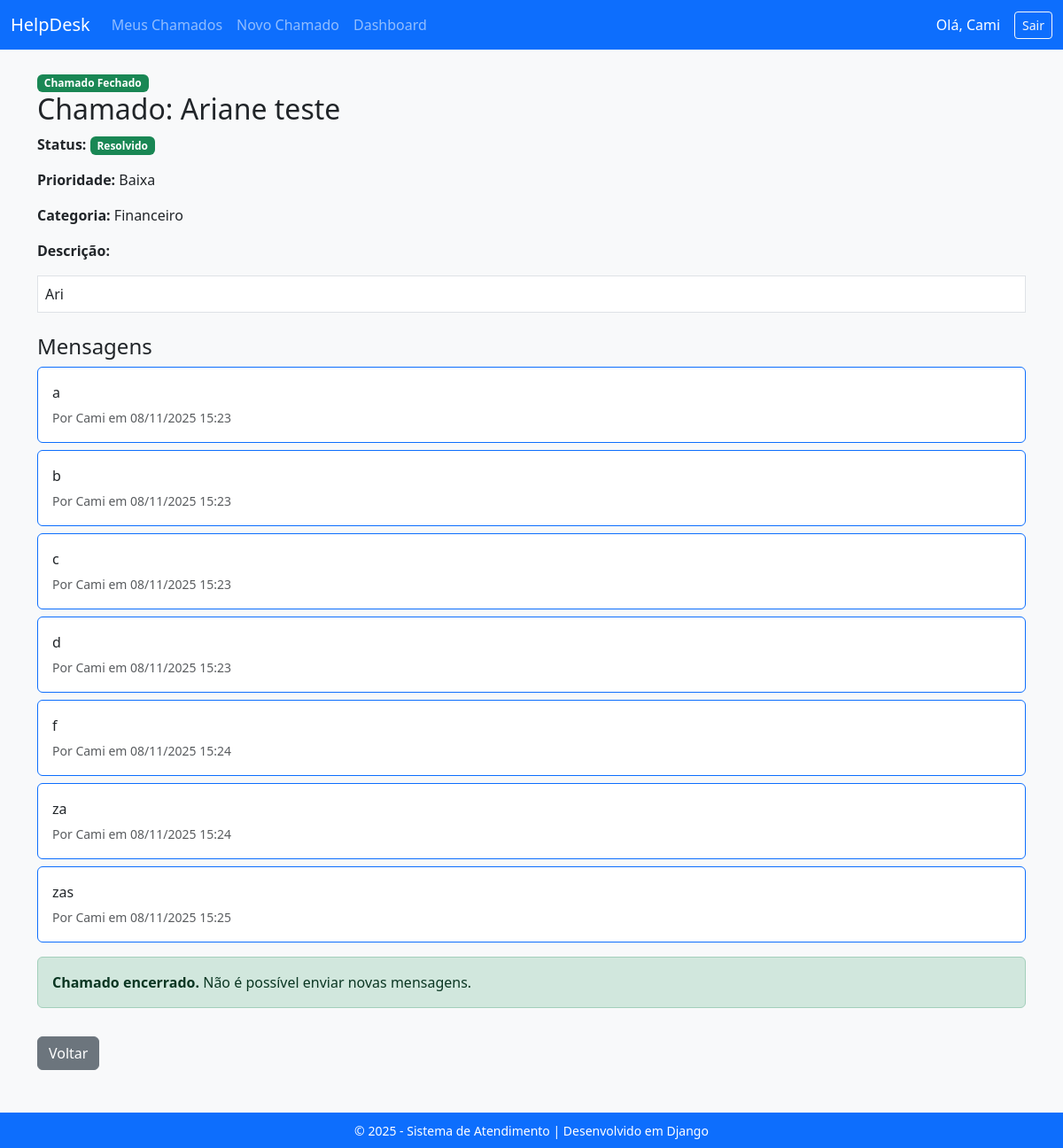
The app's page /chamado/15/ (signed in) with its own data.
### atendimento/models.py (models this page shows, shortened)
class Usuario(AbstractUser):
    TIPOS_USUARIO = (
        ('administrativo', 'Administrativo'),
        ('atendente', 'Atendente'),
        ('cliente', 'Cliente'),
    )
    tipo = models.CharField(
        max_length=20,
        choices=TIPOS_USUARIO,
        default='cliente',
        verbose_name='Tipo de Usuário'
    )

class Chamado(models.Model):
    titulo = models.CharField(max_length=200)
    descricao = models.TextField()
    usuario = models.ForeignKey(settings.AUTH_USER_MODEL, on_delete=models.CASCADE, related_name='chamados')
    categoria = models.ForeignKey(Categoria, on_delete=models.SET_NULL, null=True, blank=True)
    prioridade = models.CharField(max_length=10, choices=(('baixa', 'Baixa'), ('media', 'Média'), ('alta', 'Alta')))
    status = models.CharField(max_length=20, choices=(('aberto', 'Aberto'), ('andamento', 'Em andamento'), ('resolvido', 'Resolvido')), default='aberto')
    data_abertura = models.DateTimeField(auto_now_add=True)
    data_atualizacao = models.DateTimeField(auto_now=True)

class Categoria(models.Model):
    nome = models.CharField(max_length=100)
    def __str__(self):
        return self.nome

class Mensagem(models.Model):
    chamado = models.ForeignKey(Chamado, on_delete=models.CASCADE, related_name='mensagens')
    autor = models.ForeignKey(settings.AUTH_USER_MODEL, on_delete=models.CASCADE)
    texto = models.TextField()
    data_envio = models.DateTimeField(auto_now_add=True)

### atendimento/views.py (the view, shortened to what this page needs)
# urls.py: path('chamado/<int:id>/', views.chamado_detalhes, name='chamado_detalhes'),
@login_required
def chamado_detalhes(request, id):
    chamado = get_object_or_404(Chamado, id=id)
    user = request.user
    if user.tipo == 'cliente' and chamado.usuario != user:
        messages.error(request, "Você não tem permissão para ver este chamado.")
        return redirect('index')
    mensagens = chamado.mensagens.order_by('data_envio')
    return render(request, 'atendimento/chamado_detalhes.html', {
        'chamado': chamado,
        'mensagens': mensagens
    })

### atendimento/templates/atendimento/chamado_detalhes.html (shortened to what this page needs)
{% extends 'atendimento/base.html' %}
{% block content %}
{% if user.tipo == "atendente" or user.tipo == "administrativo" %}
  {% if chamado.status != "resolvido" %}
    <button id="btnMostrarForm" class="btn btn-danger mb-3">Fechar Chamado</button>
    <form id="formFecharChamado" action="{% url 'fechar_chamado' chamado.id %}" method="post" style="display:none;" class="mt-3">
      {% csrf_token %}
      <div class="mb-3">
        <label for="mensagem_final" class="form-label">Mensagem de Encerramento (opcional)</label>
        <textarea name="mensagem_final" id="mensagem_final" class="form-control" rows="3"
                  placeholder="Descreva como o chamado foi resolvido..."></textarea>
      </div>
      <button type="submit" class="btn btn-danger">Confirmar Encerramento</button>
      <button type="button" id="btnCancelar" class="btn btn-secondary">Cancelar</button>
    </form>
  {% else %}
    <span class="badge bg-success">Chamado Fechado</span>
  {% endif %}
{% endif %}
<h2>Chamado: {{ chamado.titulo }}</h2>
<p><strong>Status:</strong>
  {% if chamado.status == 'aberto' %}
    <span class="badge bg-primary">Aberto</span>
  {% elif chamado.status == 'andamento' %}
    <span class="badge bg-warning text-dark">Em andamento</span>
  {% elif chamado.status == 'resolvido' %}
    <span class="badge bg-success">Resolvido</span>
  {% endif %}
</p>
<p><strong>Prioridade:</strong> {{ chamado.get_prioridade_display }}</p>
<p><strong>Categoria:</strong> {{ chamado.categoria }}</p>
<p><strong>Descrição:</strong></p>
<div class="border p-2 mb-4 bg-white">{{ chamado.descricao }}</div>
<h4>Mensagens</h4>
<div id='mensagens-container' class="mb-3">
    {% for msg in mensagens %}
    <div class="card mb-2 {% if msg.autor == user %}border-primary{% else %}border-secondary{% endif %}">
        <div class="card-body">
            <p class="mb-1">{{ msg.texto }}</p>
            <small class="text-muted">
                Por {{ msg.autor.username }} em {{ msg.data_envio|date:"d/m/Y H:i" }}
            </small>
        </div>
    </div>
    {% empty %}
    <p class="text-muted">Nenhuma mensagem ainda.</p>
    {% endfor %}
</div>
{% if chamado.status != "resolvido" %}
    <form method="POST">
        {% csrf_token %}
        <div class="mb-3">
            <label for="mensagem" class="form-label">Nova mensagem</label>
            <textarea name="mensagem" id="mensagem" class="form-control" rows="3" required></textarea>
        </div>
        <button type="submit" class="btn btn-primary">Enviar</button>
    </form>
{% else %}
    <div class="alert alert-success mt-3">
        <strong>Chamado encerrado.</strong> Não é possível enviar novas mensagens.
    </div>
{% endif %}
<a href="{% url 'index' %}" class="btn btn-secondary mt-3">Voltar</a>
{% endblock %}

### atendimento/templates/atendimento/base.html (shortened to what this page needs)
<!DOCTYPE html>
<html lang="pt-br">
<head>
    <link href="https://cdn.jsdelivr.net/npm/bootstrap@5.3.2/dist/css/bootstrap.min.css" rel="stylesheet">
</head>
<body class="bg-light">
<nav class="navbar navbar-expand-lg navbar-dark bg-primary">
    <div class="container-fluid">
        <a class="navbar-brand" href="{% url 'index' %}">HelpDesk</a>
        <div class="collapse navbar-collapse" id="navbarNav">
            <ul class="navbar-nav me-auto">
                <li class="nav-item"><a class="nav-link" href="{% url 'index' %}">Meus Chamados</a></li>
                <li class="nav-item"><a class="nav-link" href="{% url 'novo_chamado' %}">Novo Chamado</a></li>
                <li class="nav-item"><a class="nav-link" href="{% url 'dashboard' %}">Dashboard</a></li>
            </ul>
            {% if user.is_authenticated %}
            <span class="navbar-text text-white me-3">Olá, {{ user.username }}</span>
            <a href="{% url 'logout' %}" class="btn btn-outline-light btn-sm">Sair</a>
            {% else %}
            <a href="{% url 'login' %}" class="btn btn-light btn-sm">Entrar</a>
            {% endif %}
        </div>
    </div>
</nav>
<div class="container mt-4">
    {% block content %}
    {% endblock %}
</div>
<footer class="bg-primary text-white text-center p-2 mt-5">
    <small>&copy; 2025 - Sistema de Atendimento | Desenvolvido em Django</small>
</footer>
</body>
</html>

### records on screen
Usuario: username "Cami"
Chamado: titulo "Ariane teste", prioridade "Baixa", categoria "Financeiro", descricao "Ari"
Mensagem: texto "a", autor.username "Cami", data_envio "08/11/2025 15:23"
Mensagem: texto "b", autor.username "Cami", data_envio "08/11/2025 15:23"
Mensagem: texto "c", autor.username "Cami", data_envio "08/11/2025 15:23"
Mensagem: texto "d", autor.username "Cami", data_envio "08/11/2025 15:23"
Mensagem: texto "f", autor.username "Cami", data_envio "08/11/2025 15:24"
Mensagem: texto "za", autor.username "Cami", data_envio "08/11/2025 15:24"
Mensagem: texto "zas", autor.username "Cami", data_envio "08/11/2025 15:25"
